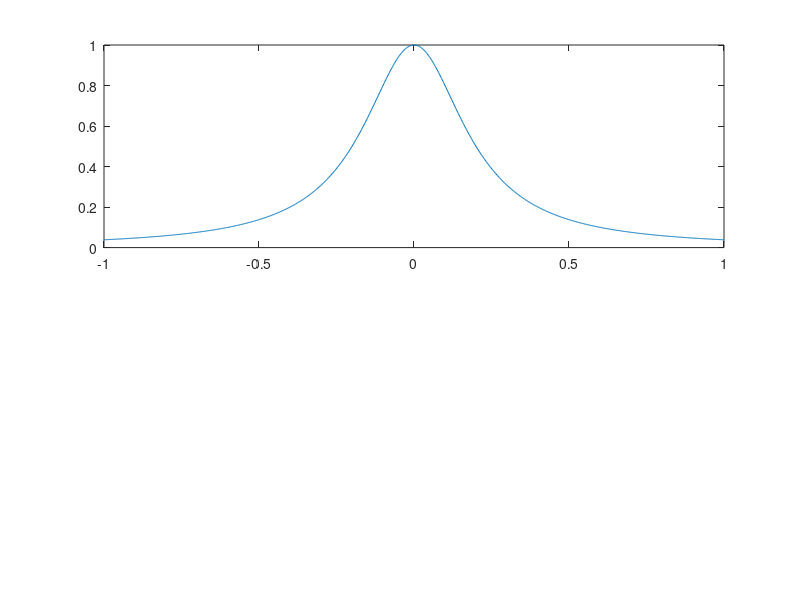

Here is the MATLAB script that generated this plot: (Note: this script raises an error after producing the figure.)
function [V, original_Runge, original_sine, interpolated_Runge, interpolated_sine] = zadanie1()
% Rozmiar tablic komórkowych (cell arrays) V, interpolated_Runge, interpolated_sine: [1,4].
% V{i} zawiera macierz Vandermonde wyznaczoną dla liczby węzłów interpolacji równej N(i)
% original_Runge - wektor wierszowy zawierający wartości funkcji Runge dla wektora x_fine=linspace(-1, 1, 1000)
% original_sine - wektor wierszowy zawierający wartości funkcji sinus dla wektora x_fine
% interpolated_Runge{i} stanowi wierszowy wektor wartości funkcji interpolującej 
%       wyznaczonej dla funkcji Runge (wielomian stopnia N(i)-1) w punktach x_fine
% interpolated_sine{i} stanowi wierszowy wektor wartości funkcji interpolującej
%       wyznaczonej dla funkcji sinus (wielomian stopnia N(i)-1) w punktach x_fine
    N = 4:4:16;
    x_fine = linspace(-1, 1, 1000);
    original_Runge = 1./(1+25*(x_fine.^2));


    subplot(2,1,1);

    plot(x_fine, original_Runge);
    hold on;
    labels = strings(1,length(N)+1);
    labels(1) = 'Original';
    for i = 1:length(N)
        V{i} = vandermonde_matrix(N(i));% macierz Vandermonde
        interpolation = linspace(-1,1,N(i)); % węzły interpolacji
        vector = 1./(1+25.*(interpolation.^2)); % wartości funkcji interpolowanej w węzłach interpolacji
        c_runge = V{i} \ vector.'; % współczynniki wielomianu interpolującego
        interpolated_Runge{i} = polyval(flipud(c_runge), x_fine); % interpolacja
        plot(x_fine, interpolated_Runge{i});
        labels(i+1) = ['N = ', num2str(N(i))];
    end
    legend(labels, 'Location','northeastoutside');
    title('Interpolated Runge');
    xlabel('x');
    ylabel('value');
    hold off

    original_sine = sin(2 * pi * x_fine);
    subplot(2,1,2);
    

    plot(x_fine, original_sine);
    hold on;

    for i = 1:length(N)
        interpolation = linspace(-1,1,N(i));
        vector = sin(2*pi*interpolation);
        c_runge = V{i} \ vector.';
        interpolated_sine{i} = polyval(flipud(c_runge), x_fine);
        plot(x_fine, interpolated_sine{i});
    end
    legend(labels, 'Location', 'northeastoutside')
    title('Intetrpolated sine');
    xlabel('x');
    ylabel('value');
    hold off
end